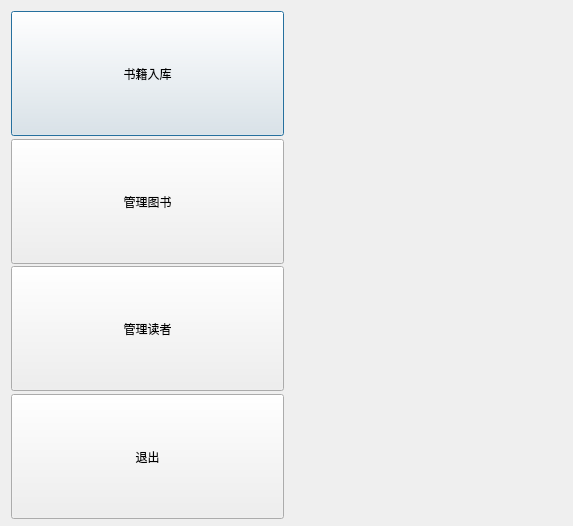
<?xml version="1.0" encoding="UTF-8"?>
<ui version="4.0">
 <class>Mode</class>
 <widget class="QDialog" name="Mode">
  <property name="geometry">
   <rect>
    <x>0</x>
    <y>0</y>
    <width>573</width>
    <height>526</height>
   </rect>
  </property>
  <property name="minimumSize">
   <size>
    <width>300</width>
    <height>500</height>
   </size>
  </property>
  <property name="windowTitle">
   <string>Dialog</string>
  </property>
  <property name="styleSheet">
   <string notr="true">background-image: url(:/new/prefix1/0eefae7af46b407ae390a0fad8c36b7e0bb7a043d956e-UVgqj9_fw658.webp);</string>
  </property>
  <layout class="QGridLayout" name="gridLayout">
   <item row="0" column="0">
    <widget class="QPushButton" name="BookInButton">
     <property name="minimumSize">
      <size>
       <width>100</width>
       <height>125</height>
      </size>
     </property>
     <property name="styleSheet">
      <string notr="true">font: 12pt &quot;Agency FB&quot;;</string>
     </property>
     <property name="text">
      <string>书籍入库</string>
     </property>
    </widget>
   </item>
   <item row="1" column="0">
    <widget class="QPushButton" name="managebooksButton">
     <property name="minimumSize">
      <size>
       <width>100</width>
       <height>125</height>
      </size>
     </property>
     <property name="styleSheet">
      <string notr="true">font: 12pt &quot;Agency FB&quot;;</string>
     </property>
     <property name="text">
      <string>管理图书</string>
     </property>
    </widget>
   </item>
   <item row="2" column="0">
    <widget class="QPushButton" name="ManageUsersButton">
     <property name="minimumSize">
      <size>
       <width>100</width>
       <height>125</height>
      </size>
     </property>
     <property name="styleSheet">
      <string notr="true">font: 12pt &quot;Agency FB&quot;;</string>
     </property>
     <property name="text">
      <string>管理读者</string>
     </property>
    </widget>
   </item>
   <item row="3" column="0">
    <widget class="QPushButton" name="BackButton">
     <property name="minimumSize">
      <size>
       <width>100</width>
       <height>125</height>
      </size>
     </property>
     <property name="styleSheet">
      <string notr="true">font: 12pt &quot;Agency FB&quot;;</string>
     </property>
     <property name="text">
      <string>退出</string>
     </property>
    </widget>
   </item>
   <item row="0" column="1" rowspan="4">
    <widget class="QLabel" name="label">
     <property name="minimumSize">
      <size>
       <width>200</width>
       <height>500</height>
      </size>
     </property>
     <property name="styleSheet">
      <string notr="true">background-image: url(:/new/prefix1/zr9tjspe.png);</string>
     </property>
     <property name="text">
      <string/>
     </property>
    </widget>
   </item>
  </layout>
 </widget>
 <resources/>
 <connections/>
</ui>
